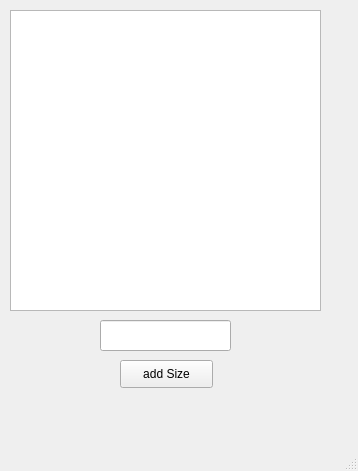
<?xml version="1.0" encoding="UTF-8"?>
<ui version="4.0">
 <class>SizeWindow</class>
 <widget class="QMainWindow" name="SizeWindow">
  <property name="geometry">
   <rect>
    <x>0</x>
    <y>0</y>
    <width>358</width>
    <height>471</height>
   </rect>
  </property>
  <property name="windowTitle">
   <string>MainWindow</string>
  </property>
  <widget class="QWidget" name="centralwidget">
   <widget class="QLineEdit" name="lineEdit">
    <property name="geometry">
     <rect>
      <x>100</x>
      <y>320</y>
      <width>131</width>
      <height>31</height>
     </rect>
    </property>
   </widget>
   <widget class="QPushButton" name="pushButton">
    <property name="geometry">
     <rect>
      <x>120</x>
      <y>360</y>
      <width>93</width>
      <height>28</height>
     </rect>
    </property>
    <property name="text">
     <string>add Size</string>
    </property>
   </widget>
   <widget class="QTableView" name="tableView">
    <property name="geometry">
     <rect>
      <x>10</x>
      <y>10</y>
      <width>311</width>
      <height>301</height>
     </rect>
    </property>
   </widget>
  </widget>
  <widget class="QMenuBar" name="menubar">
   <property name="geometry">
    <rect>
     <x>0</x>
     <y>0</y>
     <width>358</width>
     <height>26</height>
    </rect>
   </property>
  </widget>
  <widget class="QStatusBar" name="statusbar"/>
 </widget>
 <resources/>
 <connections/>
</ui>
